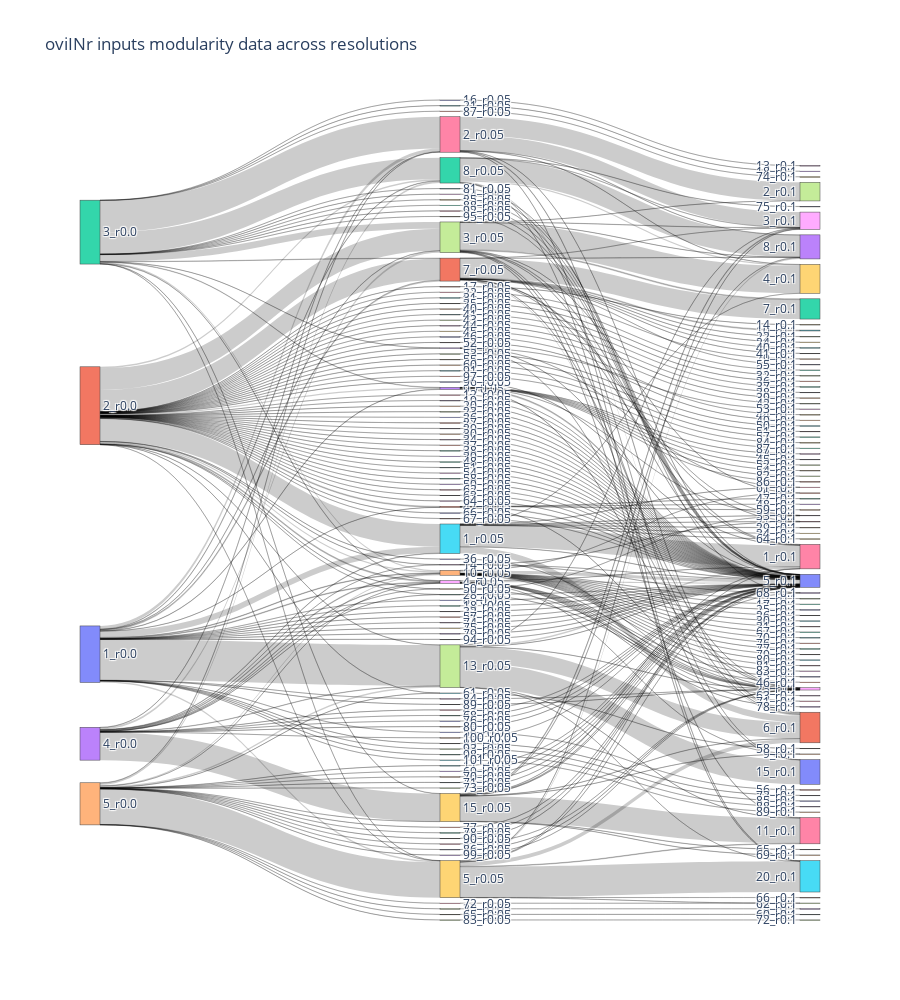

The notebook cell this image was saved under:
### Code cell
import plotly.graph_objects as go

fig = go.Figure(data=[go.Sankey(
    node = dict(
        pad = 15,
        thickness=20,
        #line=dict(color='blue', width=0.5),
        label = nodes,
        #color='green'
    ),
    link = dict(
        source= links_dict['source'],
        target = links_dict['target'],
        value = links_dict['value']
    )
    
)
])
fig.update_layout(title='oviINr inputs modularity data across resolutions', height=1000)
fig.show()

### Figure 1 — Plotly figure (JSON) as saved in the notebook; plotly's stock layout.template omitted (floating-point values rounded to 4 significant figures; data arrays with more than 128 entries replaced by an {"elided": "..."} marker saying what was removed)
{"data": [{"link": {"source": {"elided": "350 int values"}, "target": {"elided": "350 int values"}, "value": {"elided": "350 int values"}}, "node": {"label": {"elided": "195 str values"}, "pad": 15, "thickness": 20}, "type": "sankey"}], "layout": {"height": 1000, "title": {"text": "oviINr inputs modularity data across resolutions"}}}
